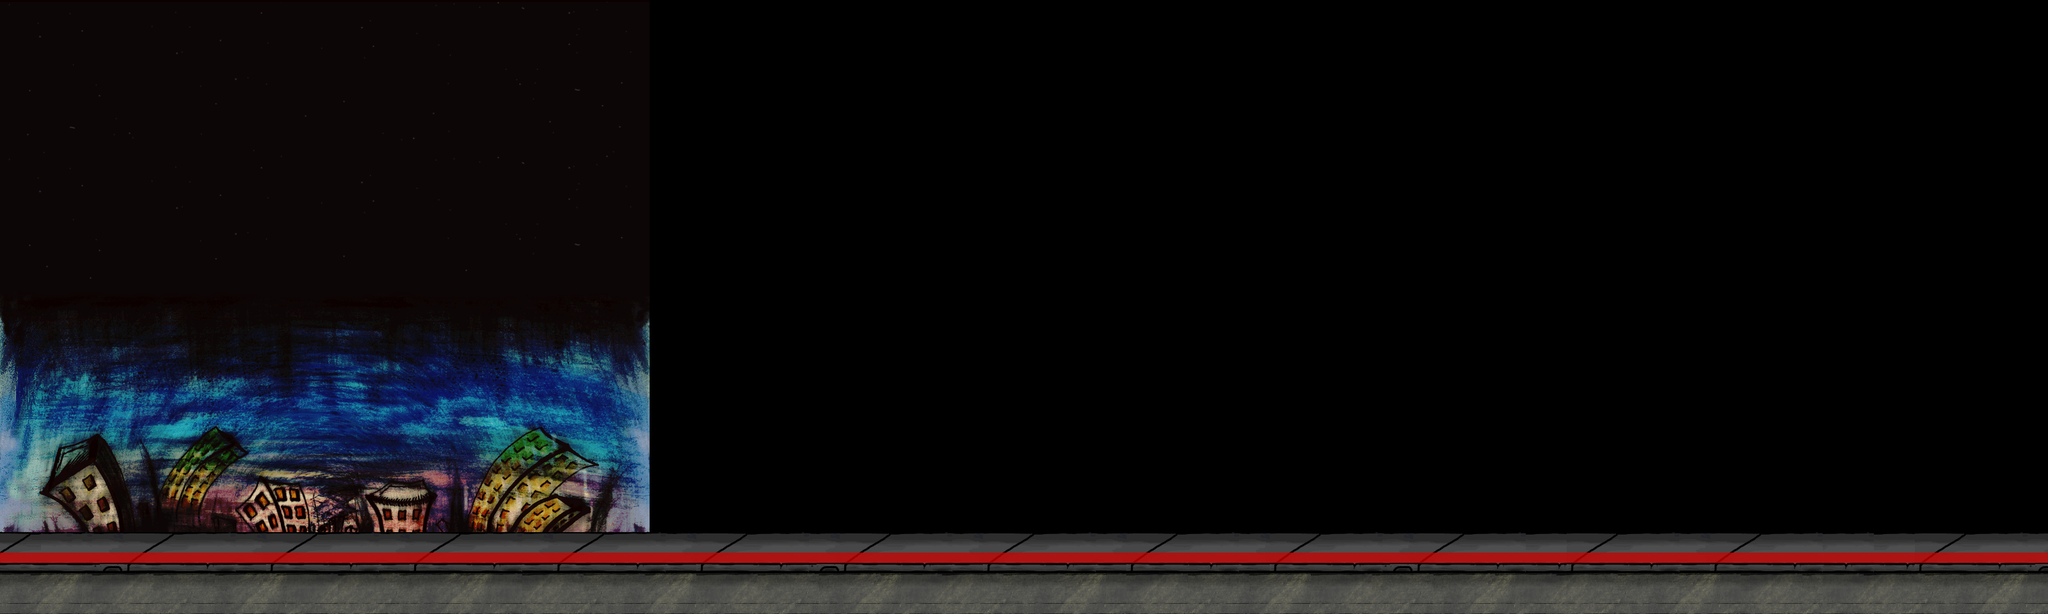

Below is a game level as drawn by its tile map, then a one-line description and the .tmx that defines it (tile-layer data replaced by summaries):
An orthogonal 200x60 tile map with 16x16 px tiles, 10 tile layers (background_street, background_layer, background_detail_bottom, background_detail_middle, ...), 6 tilesets, 1 image layer and 6 objects (me.LevelEntity, mainPlayer, Collectible_02_Entity, Collectible_01_Entity, neon_sign, ...).

<map version="1.0" orientation="orthogonal" width="200" height="60" tilewidth="16" tileheight="16">
 <properties>
  <property name="background_color" value="#000000" />
 </properties>
 <tileset firstgid="1" name="metatiles" tilewidth="16" tileheight="16">
  <image source="../../tilesets/metatiles.png" width="128" height="16" />
  <tile id="0">
   <properties>
    <property name="type" value="solid" />
   </properties>
  </tile>
  <tile id="1">
   <properties>
    <property name="type" value="platform" />
   </properties>
  </tile>
  <tile id="2">
   <properties>
    <property name="type" value="lslope" />
   </properties>
  </tile>
  <tile id="3">
   <properties>
    <property name="type" value="rslope" />
   </properties>
  </tile>
  <tile id="4">
   <properties>
    <property name="type" value="ladder" />
   </properties>
  </tile>
  <tile id="5">
   <properties>
    <property name="action" value="jump" />
    <property name="type" value="platform" />
   </properties>
  </tile>
  <tile id="6">
   <properties>
    <property name="action" value="turnaround_right" />
    <property name="type" value="platform" />
   </properties>
  </tile>
  <tile id="7">
   <properties>
    <property name="action" value="turnaround_left" />
    <property name="type" value="platform" />
   </properties>
  </tile>
 </tileset>
 <tileset firstgid="9" name="city_objects" tilewidth="16" tileheight="16">
  <image source="../../tilesets/city_objects.png" width="960" height="480" />
 </tileset>
 <tileset firstgid="1809" name="windows_n_doors_tileset" tilewidth="16" tileheight="16">
  <image source="../../tilesets/windows_n_doors_tileset.png" width="640" height="512" />
 </tileset>
 <tileset firstgid="3089" name="colors_n_textures" tilewidth="16" tileheight="16">
  <image source="../../tilesets/colors_n_textures.png" width="640" height="192" />
 </tileset>
 <tileset firstgid="3569" name="forest_world" tilewidth="16" tileheight="16">
  <image source="../../tilesets/forest_world_tileset.png" width="960" height="480" />
 </tileset>
 <tileset firstgid="5369" name="city_world_tileset" tilewidth="16" tileheight="16">
  <image source="../../tilesets/city_world_tileset.png" trans="ff0000" width="960" height="480" />
  <tile id="712">
   <properties>
    <property name="type" value="ladder" />
   </properties>
  </tile>
 </tileset>
 <imagelayer name="city_world_background" width="200" height="60">
  <image source="../../backgrounds/city_world_background.png" />
 </imagelayer>
 <layer name="background_street" width="200" height="60">
  <properties>
   <property name="preRender" value="true" />
  </properties>
  <data>[12000 cells, 0 non-empty, 0 distinct tile ids]</data>
 </layer>
 <layer name="background_layer" width="200" height="60">
  <properties>
   <property name="preRender" value="true" />
  </properties>
  <data>[12000 cells, 1600 non-empty, 63 distinct tile ids]</data>
 </layer>
 <layer name="background_detail_bottom" width="200" height="60">
  <properties>
   <property name="preRender" value="true" />
  </properties>
  <data>[12000 cells, 0 non-empty, 0 distinct tile ids]</data>
 </layer>
 <layer name="background_detail_middle" width="200" height="60">
  <properties>
   <property name="preRender" value="true" />
  </properties>
  <data>[12000 cells, 0 non-empty, 0 distinct tile ids]</data>
 </layer>
 <layer name="background_detail_top" width="200" height="60">
  <properties>
   <property name="preRender" value="true" />
  </properties>
  <data>[12000 cells, 0 non-empty, 0 distinct tile ids]</data>
 </layer>
 <layer name="background_texture" width="200" height="60" opacity="0.38">
  <properties>
   <property name="preRender" value="true" />
  </properties>
  <data>[12000 cells, 0 non-empty, 0 distinct tile ids]</data>
 </layer>
 <objectgroup name="objects" width="200" height="60">
  <object name="me.LevelEntity" x="3142" y="820" width="41" height="37">
   <properties>
    <property name="duration" value="250" />
    <property name="fade" value="#000000" />
    <property name="to" value="world_city" />
   </properties>
  </object>
  <object name="mainPlayer" x="18" y="818" width="36" height="39" />
  <object name="Collectible_02_Entity" x="288" y="766" width="25" height="23" />
  <object name="Collectible_01_Entity" x="216" y="762" width="25" height="23" />
  <object name="neon_sign" x="3082" y="720" width="100" height="46" />
 </objectgroup>
 <objectgroup name="zombies" width="200" height="60">
  <object name="EnemyEntity_zombie" x="390" y="759" width="41" height="35" />
 </objectgroup>
 <layer name="foreground_layer_bottom" width="200" height="60">
  <properties>
   <property name="preRender" value="true" />
  </properties>
  <data>[12000 cells, 0 non-empty, 0 distinct tile ids]</data>
 </layer>
 <layer name="foreground_layer_middle" width="200" height="60">
  <properties>
   <property name="preRender" value="true" />
  </properties>
  <data>[12000 cells, 0 non-empty, 0 distinct tile ids]</data>
 </layer>
 <layer name="foreground_layer_transparency" width="200" height="60" opacity="0.24">
  <properties>
   <property name="preRender" value="true" />
  </properties>
  <data>[12000 cells, 800 non-empty, 80 distinct tile ids]</data>
 </layer>
 <layer name="_collision_" width="200" height="60">
  <data>[12000 cells, 200 non-empty, 1 distinct tile ids]</data>
 </layer>
</map>
